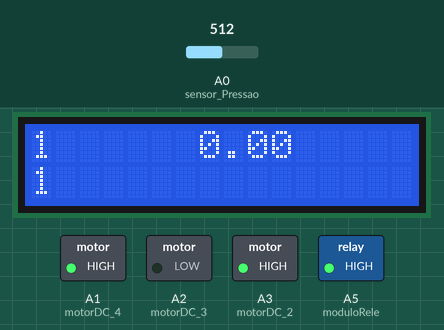
The sketch below on a simulated Arduino Uno, built with avr-gcc and run on an emulated ATmega328P. On the bench: 16×2 character LCD, switched loads named in the sketch (green lamp = pin HIGH). Inputs (shaded band) come from the test bench; at power-on: A0 (sensor_Pressao) = 512. Pins used as bus, display or sensor lines are not drawn; what the sketch prints to the serial monitor is not drawn.

Above: at 10.9 s.
At 67.8 s:
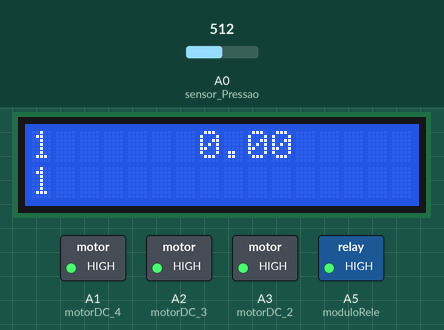
At 126.6 s:
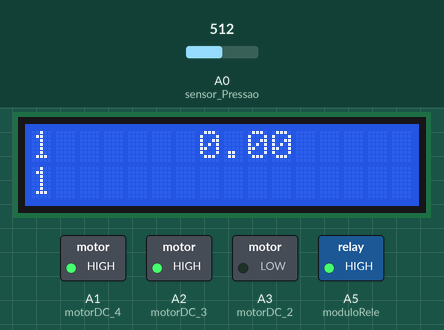
Timing chart, 0 to 128.1 s (numbered marks = the images above):
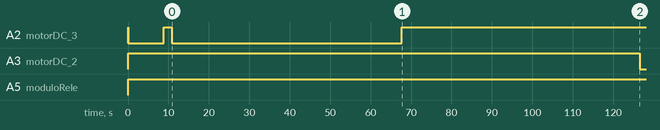

Measured:
- by itself, A2 (motorDC_3): HIGH → LOW at 0.07 s, → HIGH 8.8 s later, → LOW 2.0 s later, → HIGH 56.9 s later
- by itself, A3 (motorDC_2): HIGH → LOW at 127 s
- by itself, A5 (moduloRele): LOW → HIGH at 0.07 s

The sketch:

controle_teste.ino
```cpp
#include "controle.h"

float spd = 40;
int encher = 1;
int esvaziar = 0;
Descelularizacao descel;


void setup() {
  // put your setup code here, to run once:
  descel.configuracao();
  descel.tempo = 1; //Em minutos
  descel.x = 3; //Qual motor será utilizado para enchimento
  descel.inicio = encher;
  descel.final = esvaziar;
  descel.volume_total = 30; //Em mL
  descel.volume_critico = 10; //Em mL

}


void loop() {
  // put your main code here, to run repeatedly:

descel.motor(descel.pressao,descel.tempo,descel.inicio,descel.final);

// descel.serial();

//  descel.ON_MotorDC_2();
//  delay (2000);
//  descel.ON_MotorDC_3();
//  delay (2000);
//  descel.ON_MotorDC_4();
//  delay (2000);
//  descel.OFF_Motores();
//  delay (10000);

}
```

controle.cpp
```cpp
#include "controle.h"

   int segundos=0;
   int minutos=0;
   int tempo;

   LiquidCrystal lcd1 (3,4,10,11,12,13);

void interrupcao(){
  segundos++;
  if(segundos>=10){minutos++; segundos=0;}
}

void zerar_tempo(){
 segundos=0;
 minutos=0;
}

Descelularizacao::Descelularizacao(){}

/*
void requestEvent()
{
  Wire.write(30);
}*/

void Descelularizacao::Erro(){
}

void Descelularizacao::configuracao(){
  Serial.begin(9600);
  Wire.begin();
  pinMode(botao_Mouse, INPUT);
  pinMode(pin11, OUTPUT);
  pinMode(pin12, OUTPUT);
  pinMode(moduloRele, OUTPUT);
  //pinMode(motorDC_1, OUTPUT);
  pinMode(motorDC_2, OUTPUT);
  pinMode(motorDC_3, OUTPUT);
  pinMode(motorDC_4, OUTPUT);
  //digitalWrite(motorDC_1, HIGH);
  digitalWrite(motorDC_2, HIGH);
  digitalWrite(motorDC_3, HIGH);
  digitalWrite(motorDC_4, HIGH);
  digitalWrite(pin11, LOW);
  digitalWrite(pin12, LOW);
  digitalWrite(moduloRele, LOW);
  Timer1.initialize(6000000);
  Timer1.attachInterrupt(interrupcao);
  lcd1.begin(16,2);
}

void Descelularizacao::Enviar_velocidade(int speed){
   Wire.beginTransmission(54);
   Wire.write(speed);
   Wire.endTransmission();
}


void Descelularizacao::ON_MotorPasso(){
   digitalWrite(pin11, HIGH);
   digitalWrite(pin12, HIGH);
}

void Descelularizacao::MotorPasso_Pressao(float setpoint_pressao){
  pressao_media = 0;
  for (i=0; i<10000; i++)
  {
    volts = analogRead(sensor_Pressao) * 0.0049;
    pressao = ((volts/5.0) - 0.04)/0.09;
    pressao_media = pressao + pressao_media;
  }
  pressao_media = pressao_media/i + 0.1511;
  erro = pressao_media - setpoint_pressao;
  if (erro>-1 && erro<1)  integral = erro + integral;
  derivada = (erro-erro_anterior);
  pid = kp*erro  + ki*integral + kd*derivada;
  velocidade = velocidade + pid;
  if (velocidade > 180)
     velocidade = 180;
  if (velocidade < 1)
     velocidade = 1;
  erro_anterior = erro;
  Descelularizacao::Enviar_velocidade(velocidade);
  if (abs(integral)   > 10000)  Descelularizacao::Erro();
}

void Descelularizacao::OFF_Motores(){
   //digitalWrite(motorDC_1, HIGH);
   digitalWrite(motorDC_2, HIGH);
   digitalWrite(motorDC_3, HIGH);
   digitalWrite(motorDC_4, HIGH);
   digitalWrite(pin11, LOW);
   digitalWrite(pin12, LOW);
   digitalWrite(moduloRele, LOW);
}

void Descelularizacao::ON_MotorDC_2(){
   digitalWrite(moduloRele, HIGH);
   digitalWrite(motorDC_3, HIGH);
   digitalWrite(motorDC_4, HIGH);
   digitalWrite(motorDC_2, LOW);
}

void Descelularizacao::ON_MotorDC_3(){
   digitalWrite(moduloRele, HIGH);
   digitalWrite(motorDC_2, HIGH);
   digitalWrite(motorDC_4, HIGH);
   digitalWrite(motorDC_3, LOW);
}

void Descelularizacao::ON_MotorDC_4(){
   digitalWrite(moduloRele, HIGH);
   digitalWrite(motorDC_2, HIGH);
   digitalWrite(motorDC_3, HIGH);
   digitalWrite(motorDC_4, LOW);
}

void Descelularizacao::OFF_MotorDC(){
   digitalWrite(motorDC_2, HIGH);
   digitalWrite(motorDC_3, HIGH);
   digitalWrite(motorDC_4, HIGH);
  }

void Descelularizacao::alterar_PID(float novo_kp,float novo_ki,float novo_kd){
   kp = novo_kp;
   ki = novo_ki;
   kd = novo_kd;
}


void Descelularizacao::ligar (int m){
  if(m==3){
    Descelularizacao::ON_MotorDC_3();}
  if(m==4){
    Descelularizacao::ON_MotorDC_4();}
  }

void Descelularizacao::vazaodet(int y){
  if(y==3){
    vazao = 67.93;}
  if(y==4){
    vazao = 52.04;}
  }

void Descelularizacao::motor (float pressao, int tempo, int inicio, int final){

  vazaodet(x);

  tempoencher = (volume_total - volume_critico)/vazao;
  tempocritico = (volume_critico/vazao)*60000;
  tempototal = tempoencher + tempo + (volume_total - volume_critico)/vazaoesvaziar;
  tempoesvaziar = tempototal - (volume_total - volume_critico)/vazaoesvaziar;
  tempocriticoesvaziar = (volume_critico/vazaoesvaziar)*60000;

  lcd1.clear();
  zerar_tempo();

  if (inicio==1){
    ligar(x);
    Serial.println("enchimento critico motor 3");
    delay(tempocritico);
    OFF_MotorDC();
    Serial.println("desligar motoresDC");}

    zerar_tempo();
    ON_MotorPasso();

  while(minutos<=tempototal){
    MotorPasso_Pressao(pressao);
    Serial.println("motor de passo");

    lcd1.setCursor(0,0);
    lcd1.print(velocidade);
    lcd1.setCursor(7,0);
    lcd1.print(pressao);
    lcd1.setCursor(0,1);
    lcd1.print(tempo);

      if(inicio==1 && minutos<=tempoencher){
        ligar(x);
        Serial.println("motor 3");}
      if(minutos>tempoencher && minutos<tempoesvaziar){
        OFF_MotorDC();
        Serial.println("desligar");}
      if(final==0 && minutos>=tempoesvaziar){
        ON_MotorDC_2();
        Serial.println("motor 2");}}

  OFF_Motores();
  Serial.println("desligar motores");

  if(final==0){
    ON_MotorDC_2();
    Serial.println("esvaziamento critico motor 2");
    delay(tempocriticoesvaziar + 3000);
    OFF_MotorDC();
    Serial.println("fim");}

}

void Descelularizacao::serial(){
//ON_MotorDC_4();
//delay(3000);
//OFF_MotorDC();
//delay(6000);

// Serial.println(segundos);

//  ON_MotorDC_2();
//  Serial.println("motor2");
//  delay (2000);
//  ON_MotorDC_3();
//  Serial.println("motor3");
//  delay (2000);
//  ON_MotorDC_4();
//  Serial.println("motor4");
//  delay (2000);
//  OFF_MotorDC();
//  delay (10000);

digitalWrite(moduloRele, HIGH);

  while(segundos==1){
    digitalWrite(motorDC_4, LOW);
    Serial.println("motor 4");}
    digitalWrite(motorDC_4, HIGH);

  while(segundos==2){
    digitalWrite(motorDC_3, LOW);
    Serial.println("motor 3");}
    digitalWrite(motorDC_3, HIGH);

  while(segundos==3){
    digitalWrite(motorDC_2, LOW);
    Serial.println("motor 2");}
    digitalWrite(motorDC_2, HIGH);

  if(segundos>4){
    segundos=0;}
}
```

controle.h
```cpp
#ifndef controle_h
#define controle_h

    #include <Arduino.h>

    #include <Encoder.h>

    #define ENCODER_DO_NOT_USE_INTERRUPTS
    #include <LiquidCrystal.h>
    #include <TimerOne.h>
    #include <Wire.h>
    #define sensor_Pressao A0
    #define botao_Mouse 13
    #define pin11 11
    #define pin12 12
    #define moduloRele A5
    //#define motorDC_1 A4
    #define motorDC_2 A3
    #define motorDC_3 A2
    #define motorDC_4 A1


    void interrupcao();
    void zerar_tempo();

    class Descelularizacao {
        public:
          Descelularizacao();

          void Erro();
          void ON_MotorPasso();
          void MotorPasso_Pressao(float);
          void OFF_Motores();
          void ON_MotorDC_2();
          void ON_MotorDC_3();
          void ON_MotorDC_4();
          void alterar_PID(float, float, float);
          void configuracao();
          void Enviar_velocidade(int);
          void motor (float, int, int, int);
          void ligar(int);
          void OFF_MotorDC();
          void serial();
          void vazaodet(int);


          float pressao;
          float pressao_media;
          float volts;
          float erro;
          float erro_anterior;
          float integral = 0;
          float derivada;
          int pid;
          int velocidade = 0;
          float kp = -1.4;
          float ki = -0.5;
          float kd = -0.0;
          int i;
          float tempoencher;
          float tempototal;
          float tempoesvaziar;
          float tempocritico;
          int x;
          int volume_total;
          int volume_critico;
          int tempo;
          int inicio;
          int final;
          float vazao;
          float tempocriticoesvaziar;
          float vazaoesvaziar = 70.77;
          int y;


};


#endif
```
